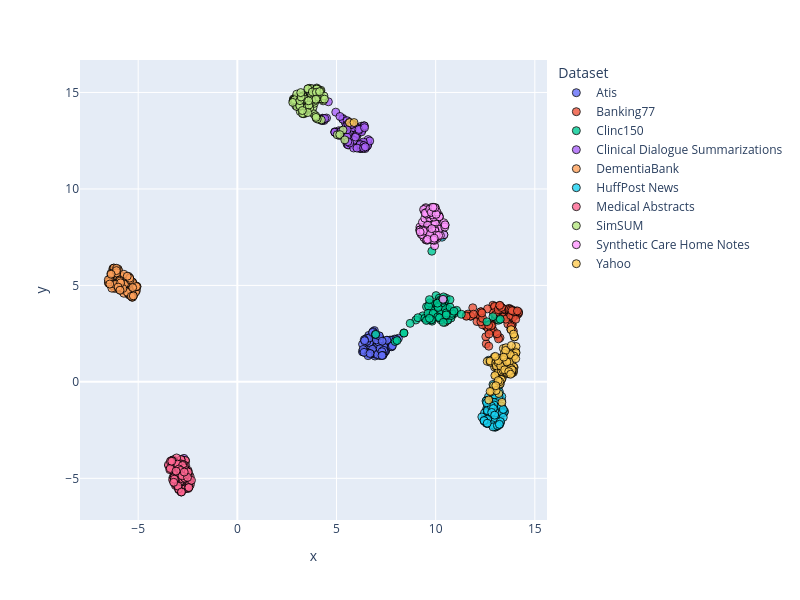

The cell this chart's notebook holds for it:
### Code cell
dimensionality_reduction_plots(file_paths="./outputsTest/*/mean_model_zero_shot_classification.csv", file_name = 'TestZero')

### Figure 1 — Plotly figure (JSON) as saved in the notebook; plotly's stock layout.template omitted (floating-point values rounded to 4 significant figures)
{"data": [{"customdata": [["atis_199"], ["atis_12"], ["atis_115"], ["atis_276"], ["atis_188"], ["atis_137"], ["atis_177"], ["atis_106"], ["atis_100"], ["atis_267"], ["atis_112"], ["atis_126"], ["atis_120"], ["atis_239"], ["atis_101"], ["atis_153"], ["atis_13"], ["atis_101"], ["atis_136"], ["atis_212"], ["atis_230"], ["atis_112"], ["atis_122"], ["atis_156"], ["atis_232"], ["atis_3"], ["atis_171"], ["atis_187"], ["atis_151"], ["atis_10"], ["atis_154"], ["atis_425"], ["atis_185"], ["atis_25"], ["atis_148"], ["atis_134"], ["atis_188"], ["atis_193"], ["atis_129"], ["atis_109"], ["atis_180"], ["atis_275"], ["atis_124"], ["atis_10"], ["atis_210"], ["atis_118"], ["atis_206"], ["atis_138"], ["atis_15"], ["atis_227"], ["atis_13"], ["atis_218"], ["atis_20"], ["atis_150"], ["atis_110"], ["atis_164"], ["atis_116"], ["atis_152"], ["atis_132"], ["atis_144"], ["atis_128"], ["atis_117"], ["atis_217"], ["atis_17"], ["atis_168"], ["atis_15"], ["atis_10"], ["atis_100"], ["atis_130"], ["atis_111"], ["atis_150"], ["atis_544"], ["atis_145"], ["atis_108"], ["atis_270"], ["atis_209"], ["atis_118"], ["atis_117"], ["atis_304"], ["atis_128"], ["atis_101"], ["atis_210"], ["atis_204"], ["atis_157"], ["atis_11"], ["atis_268"], ["atis_116"], ["atis_148"], ["atis_112"], ["atis_198"], ["atis_125"], ["atis_0"], ["atis_128"], ["atis_129"], ["atis_199"], ["atis_105"], ["atis_257"], ["atis_108"], ["atis_153"], ["atis_11"]], "hovertemplate": "Dataset=Atis<br>x=%{x}<br>y=%{y}<br>doc_id=%{customdata[0]}<extra></extra>", "legendgroup": "Atis", "marker": {"color": "#636efa", "line": {"color": "black", "width": 1}, "opacity": 0.8, "size": 8, "symbol": "circle"}, "mode": "markers", "name": "Atis", "orientation": "v", "showlegend": true, "type": "scatter", "x": [6.64, 7.607, 8.122, 6.672, 6.868, 6.9, 6.982, 7.313, 7.017, 7.787, 7.117, 7.091, 6.528, 8.009, 6.624, 7.059, 6.366, 6.612, 7.169, 6.758, 7.47, 7.149, 6.449, 7.597, 7.595, 7.806, 6.923, 7.475, 6.626, 6.66, 7.464, 6.448, 6.958, 6.988, 7.701, 6.58, 6.746, 7.362, 6.974, 7.004, 6.939, 7.376, 7.13, 6.666, 7.746, 6.314, 6.713, 6.344, 6.66, 6.911, 7.77, 6.626, 6.534, 7.332, 7.549, 7.094, 6.7, 6.786, 7.083, 6.83, 6.844, 6.98, 7.341, 7.122, 7.774, 6.518, 6.644, 6.703, 6.816, 7.928, 7.796, 7.396, 6.308, 8.009, 7.193, 6.812, 6.339, 7.206, 7.424, 6.705, 7.07, 6.606, 6.968, 6.402, 6.419, 7.007, 7.202, 7.539, 7.159, 7.376, 6.593, 6.389, 7.782, 7.303, 7.29, 7.337, 6.961, 7.293, 7.82, 6.69], "xaxis": "x", "y": [2.309, 1.918, 2.261, 1.47, 2.572, 1.546, 1.892, 1.431, 1.492, 1.993, 2.191, 2.076, 2.199, 2.16, 2.013, 2.215, 1.553, 1.551, 2.262, 1.491, 1.589, 2.363, 2.202, 1.804, 1.885, 2.116, 1.439, 1.608, 2.408, 2.013, 1.938, 2.044, 1.605, 1.418, 2.166, 1.786, 1.795, 1.445, 2.334, 1.631, 1.339, 1.458, 2.177, 2.07, 2.107, 1.955, 1.553, 1.563, 2.039, 2.66, 1.83, 1.434, 2.107, 2.102, 2.155, 1.728, 1.501, 1.567, 1.946, 2.539, 2.608, 1.432, 1.908, 2.07, 2.047, 2.253, 2.274, 1.438, 2.562, 2.219, 2.158, 1.812, 1.563, 2.205, 1.356, 1.687, 1.676, 2.225, 1.568, 1.45, 1.42, 1.464, 2.403, 2.189, 2.134, 2.178, 1.723, 2.159, 2.387, 1.639, 1.359, 1.529, 1.821, 2.109, 1.563, 1.371, 2.456, 1.367, 1.872, 1.473], "yaxis": "y"}, {"customdata": [["atis_303"], ["atis_171"], ["atis_196"], ["atis_294"], ["atis_199"], ["atis_146"], ["atis_243"], ["atis_116"], ["atis_119"], ["atis_297"], ["atis_275"], ["atis_159"], ["atis_299"], ["atis_245"], ["atis_146"], ["atis_194"], ["atis_143"], ["atis_170"], ["atis_15"], ["atis_283"], ["atis_234"], ["atis_220"], ["atis_222"], ["atis_211"], ["atis_410"], ["atis_343"], ["atis_196"], ["atis_252"], ["atis_166"], ["atis_271"], ["atis_223"], ["atis_475"], ["atis_216"], ["atis_289"], ["atis_15"], ["atis_15"], ["atis_239"], ["atis_372"], ["atis_185"], ["atis_22"], ["atis_236"], ["atis_276"], ["atis_130"], ["atis_133"], ["atis_249"], ["atis_155"], ["atis_249"], ["atis_176"], ["atis_249"], ["atis_257"], ["atis_168"], ["atis_290"], ["atis_27"], ["atis_200"], ["atis_215"], ["atis_18"], ["atis_146"], ["atis_158"], ["atis_151"], ["atis_189"], ["atis_225"], ["atis_233"], ["atis_255"], ["atis_239"], ["atis_221"], ["atis_161"], ["atis_126"], ["atis_148"], ["atis_154"], ["atis_118"], ["atis_297"], ["atis_586"], ["atis_195"], ["atis_128"], ["atis_303"], ["atis_305"], ["atis_283"], ["atis_169"], ["atis_314"], ["atis_196"], ["atis_246"], ["atis_259"], ["atis_271"], ["atis_182"], ["atis_380"], ["atis_330"], ["atis_173"], ["atis_383"], ["atis_359"], ["atis_334"], ["atis_136"], ["atis_134"], ["atis_158"], ["atis_144"], ["atis_216"], ["atis_208"], ["atis_271"], ["atis_166"], ["atis_211"], ["atis_24"]], "hovertemplate": "Dataset=Banking77<br>x=%{x}<br>y=%{y}<br>doc_id=%{customdata[0]}<extra></extra>", "legendgroup": "Banking77", "marker": {"color": "#EF553B", "line": {"color": "black", "width": 1}, "opacity": 0.8, "size": 8, "symbol": "circle"}, "mode": "markers", "name": "Banking77", "orientation": "v", "showlegend": true, "type": "scatter", "x": [13.97, 13.14, 13.25, 12.96, 12.76, 13.18, 12.67, 13.01, 13.91, 14.13, 13.92, 12.29, 13.67, 13.94, 12.91, 13.3, 13.34, 13.06, 13.12, 12.54, 14.18, 14.01, 13.86, 13.84, 12.21, 14.06, 11.57, 13.7, 11.87, 13.1, 12.25, 13.98, 13.01, 12.88, 13.11, 12.54, 13.79, 13.64, 12.08, 12.55, 13.47, 13.33, 13.84, 13.7, 14.18, 13.01, 12.62, 12.19, 13.17, 13.76, 12.53, 11.77, 13.24, 13.72, 12.24, 13.37, 12.99, 12.78, 12.63, 12.97, 11.54, 13.89, 12.36, 12.27, 12.92, 10.47, 13.68, 13.54, 12.28, 12.68, 12.36, 12.8, 13.24, 13.11, 13.03, 13.17, 14.05, 13.72, 13.78, 13.23, 11.63, 13.16, 13.24, 12.84, 13.1, 11.76, 11.55, 12.69, 13.8, 12.33, 13.96, 13.79, 13.86, 14.12, 12.81, 13.31, 14.04, 11.91, 12.67, 13.23], "xaxis": "x", "y": [3.436, 3.912, 3.875, 3.896, 2.854, 3.262, 2.962, 3.364, 3.447, 3.49, 2.64, 3.629, 3.652, 3.393, 2.656, 3.504, 3.835, 3.407, 3.845, 2.903, 3.561, 3.539, 2.975, 2.933, 3.459, 3.674, 3.451, 3.812, 3.839, 3.208, 3.324, 3.559, 3.368, 3.971, 2.418, 2.881, 2.726, 2.998, 3.127, 1.972, 3.773, 3.352, 3.742, 3.414, 3.619, 3.499, 3.785, 3.484, 3.88, 3.618, 2.342, 3.402, 3.306, 3.677, 3.445, 3.357, 3.875, 3.015, 2.78, 3.913, 3.44, 3.344, 2.959, 3.636, 3.58, 3.088, 3.723, 3.249, 3.115, 1.849, 3.296, 2.66, 2.285, 3.416, 3.488, 2.229, 3.619, 3.767, 3.442, 3.282, 3.514, 3.744, 3.954, 2.928, 2.496, 3.412, 3.401, 2.48, 2.864, 3.573, 3.624, 3.728, 3.688, 3.677, 2.915, 3.859, 3.244, 3.508, 2.934, 3.966], "yaxis": "y"}, {"customdata": [["atis_356"], ["atis_200"], ["atis_317"], ["atis_361"], ["atis_220"], ["atis_246"], ["atis_305"], ["atis_122"], ["atis_220"], ["atis_520"], ["atis_297"], ["atis_181"], ["atis_309"], ["atis_378"], ["atis_247"], ["atis_234"], ["atis_189"], ["atis_226"], ["atis_156"], ["atis_34"], ["atis_253"], ["atis_299"], ["atis_290"], ["atis_252"], ["atis_418"], ["atis_360"], ["atis_256"], ["atis_320"], ["atis_315"], ["atis_28"], ["atis_249"], ["atis_559"], ["atis_251"], ["atis_297"], ["atis_305"], ["atis_20"], ["atis_426"], ["atis_376"], ["atis_233"], ["atis_220"], ["atis_256"], ["atis_279"], ["atis_164"], ["atis_298"], ["atis_270"], ["atis_185"], ["atis_251"], ["atis_280"], ["atis_368"], ["atis_265"], ["atis_201"], ["atis_436"], ["atis_337"], ["atis_273"], ["atis_394"], ["atis_220"], ["atis_32"], ["atis_18"], ["atis_242"], ["atis_229"], ["atis_292"], ["atis_261"], ["atis_317"], ["atis_274"], ["atis_277"], ["atis_207"], ["atis_141"], ["atis_268"], ["atis_165"], ["atis_191"], ["atis_318"], ["atis_642"], ["atis_369"], ["atis_155"], ["atis_347"], ["atis_344"], ["atis_487"], ["atis_174"], ["atis_321"], ["atis_230"], ["atis_274"], ["atis_372"], ["atis_282"], ["atis_2"], ["atis_405"], ["atis_349"], ["atis_209"], ["atis_395"], ["atis_389"], ["atis_389"], ["atis_258"], ["atis_200"], ["atis_197"], ["atis_239"], ["atis_230"], ["atis_240"], ["atis_325"], ["atis_223"], ["atis_286"], ["atis_259"]], "hovertemplate": "Dataset=Clinc150<br>x=%{x}<br>y=%{y}<br>doc_id=%{customdata[0]}<extra></extra>", "legendgroup": "Clinc150", "marker": {"color": "#00cc96", "line": {"color": "black", "width": 1}, "opacity": 0.8, "size": 8, "symbol": "circle"}, "mode": "markers", "name": "Clinc150", "orientation": "v", "showlegend": true, "type": "scatter", "x": [10.01, 9.438, 10.61, 10.57, 9.726, 10.0, 10.94, 10.33, 6.976, 10.48, 10.8, 10.11, 9.849, 9.002, 10.02, 9.829, 9.807, 10.19, 10.22, 10.54, 9.959, 9.752, 10.28, 9.679, 10.46, 9.537, 10.42, 9.353, 9.105, 10.56, 9.764, 10.77, 10.22, 10.18, 10.22, 10.7, 10.26, 8.395, 9.797, 10.26, 9.61, 10.04, 10.04, 10.08, 10.46, 10.53, 10.64, 10.34, 10.18, 9.818, 11.06, 10.39, 9.453, 13.17, 10.24, 9.708, 9.604, 9.642, 10.19, 10.32, 13.26, 9.791, 9.685, 9.899, 10.72, 9.618, 12.89, 10.6, 7.957, 10.84, 8.714, 9.879, 10.61, 10.43, 10.1, 10.58, 10.63, 10.34, 10.19, 10.78, 10.13, 9.785, 8.054, 10.39, 9.53, 10.46, 10.3, 10.39, 8.402, 10.82, 10.54, 10.38, 11.29, 10.13, 9.686, 12.58, 10.73, 10.09, 10.92, 10.53], "xaxis": "x", "y": [3.782, 3.309, 3.193, 3.74, 3.659, 3.557, 3.542, 3.455, 2.463, 3.306, 3.665, 3.867, 4.012, 3.207, 4.471, 3.456, 6.774, 4.172, 4.238, 3.385, 3.82, 3.875, 4.238, 3.241, 4.178, 3.894, 4.274, 3.422, 3.327, 3.817, 3.414, 3.31, 3.997, 4.338, 4.181, 3.653, 3.391, 2.537, 3.692, 3.214, 3.22, 3.426, 4.039, 3.349, 3.431, 4.336, 3.734, 3.624, 3.637, 3.147, 3.708, 4.173, 3.289, 3.194, 4.23, 4.095, 3.258, 3.926, 3.962, 4.082, 3.244, 3.212, 4.262, 3.494, 4.257, 3.553, 3.381, 3.208, 2.092, 3.505, 3.034, 3.556, 3.759, 4.161, 3.363, 3.434, 3.659, 4.25, 3.323, 3.44, 3.92, 3.224, 2.143, 3.083, 3.184, 3.835, 4.093, 4.404, 2.527, 3.553, 3.578, 4.237, 3.505, 3.858, 3.292, 3.114, 3.871, 4.08, 3.663, 3.47], "yaxis": "y"}, {"customdata": [["atis_36"], ["atis_223"], ["atis_421"], ["atis_394"], ["atis_24"], ["atis_385"], ["atis_316"], ["atis_187"], ["atis_313"], ["atis_547"], ["atis_337"], ["atis_227"], ["atis_324"], ["atis_463"], ["atis_361"], ["atis_294"], ["atis_206"], ["atis_28"], ["atis_239"], ["atis_39"], ["atis_261"], ["atis_313"], ["atis_457"], ["atis_360"], ["atis_453"], ["atis_398"], ["atis_430"], ["atis_324"], ["atis_357"], ["atis_335"], ["atis_269"], ["atis_562"], ["atis_26"], ["atis_409"], ["atis_32"], ["atis_241"], ["atis_488"], ["atis_407"], ["atis_447"], ["atis_235"], ["atis_292"], ["atis_303"], ["atis_252"], ["atis_347"], ["atis_386"], ["atis_325"], ["atis_311"], ["atis_437"], ["atis_417"], ["atis_356"], ["atis_210"], ["atis_455"], ["atis_404"], ["atis_336"], ["atis_396"], ["atis_239"], ["atis_42"], ["atis_379"], ["atis_38"], ["atis_317"], ["atis_338"], ["atis_304"], ["atis_454"], ["atis_300"], ["atis_304"], ["atis_254"], ["atis_237"], ["atis_345"], ["atis_188"], ["atis_246"], ["atis_389"], ["atis_645"], ["atis_407"], ["atis_21"], ["atis_355"], ["atis_367"], ["atis_488"], ["atis_318"], ["atis_334"], ["atis_276"], ["atis_427"], ["atis_412"], ["atis_302"], ["atis_27"], ["atis_441"], ["atis_397"], ["atis_276"], ["atis_468"], ["atis_430"], ["atis_398"], ["atis_310"], ["atis_213"], ["atis_224"], ["atis_381"], ["atis_237"], ["atis_288"], ["atis_338"], ["atis_326"], ["atis_300"], ["atis_337"]], "hovertemplate": "Dataset=Clinical Dialogue Summarizations<br>x=%{x}<br>y=%{y}<br>doc_id=%{customdata[0]}<extra></extra>", "legendgroup": "Clinical Dialogue Summarizations", "marker": {"color": "#ab63fa", "line": {"color": "black", "width": 1}, "opacity": 0.8, "size": 8, "symbol": "circle"}, "mode": "markers", "name": "Clinical Dialogue Summarizations", "orientation": "v", "showlegend": true, "type": "scatter", "x": [5.02, 4.371, 5.118, 4.914, 5.471, 5.418, 6.454, 5.562, 6.25, 5.567, 6.592, 6.306, 5.564, 5.984, 5.639, 5.439, 6.035, 5.026, 5.381, 5.721, 4.986, 6.556, 5.318, 6.409, 4.589, 6.256, 6.264, 6.557, 4.249, 6.352, 5.532, 6.05, -2.693, 4.286, 5.378, 5.956, 5.878, 5.866, 6.312, 6.498, 5.075, 6.152, 6.275, 5.636, 5.15, 5.97, 6.265, 5.318, 4.923, 6.349, 5.512, 4.497, 5.623, 6.561, 4.323, 5.585, 6.387, 5.486, 4.3, 6.594, 4.338, 6.208, 6.235, 5.667, 6.19, 5.905, 6.677, 4.963, 5.56, 6.352, 5.959, 6.264, 5.536, 5.072, 6.311, 6.188, 5.575, 5.174, 4.912, 6.115, 4.409, 5.83, 5.862, 5.53, 5.657, 6.405, 5.668, 6.442, 6.13, 6.375, 6.034, 5.726, 5.21, 5.228, 6.363, 5.783, 5.569, 5.533, 6.414, 6.454], "xaxis": "x", "y": [12.91, 13.55, 13.02, 12.96, 12.57, 13.05, 12.23, 12.43, 13.01, 13.5, 12.36, 13.09, 12.34, 12.81, 12.32, 13.45, 12.76, 12.93, 13.06, 13.38, 12.89, 12.25, 13.65, 12.13, 14.52, 12.18, 13.25, 12.35, 13.55, 12.38, 12.32, 12.87, -3.964, 13.67, 12.76, 12.22, 13.34, 12.52, 12.12, 12.17, 12.89, 12.2, 13.16, 12.92, 12.77, 13.14, 12.96, 13.61, 12.93, 12.3, 12.9, 13.68, 12.29, 12.24, 13.63, 12.28, 13.27, 13.23, 13.57, 12.56, 13.65, 12.34, 12.1, 13.32, 12.09, 13.28, 12.49, 13.98, 12.81, 12.43, 12.69, 12.27, 13.54, 12.9, 12.12, 12.3, 13.37, 13.76, 12.94, 13.03, 13.65, 13.18, 12.12, 12.68, 13.45, 13.27, 12.38, 12.09, 13.09, 12.25, 12.12, 13.33, 12.97, 12.98, 12.12, 13.35, 12.45, 13.07, 13.18, 12.18], "yaxis": "y"}, {"customdata": [["atis_405"], ["atis_232"], ["atis_424"], ["atis_402"], ["atis_364"], ["atis_416"], ["atis_365"], ["atis_288"], ["atis_316"], ["atis_553"], ["atis_403"], ["atis_380"], ["atis_329"], ["atis_488"], ["atis_364"], ["atis_386"], ["atis_284"], ["atis_280"], ["atis_392"], ["atis_428"], ["atis_447"], ["atis_441"], ["atis_474"], ["atis_510"], ["atis_467"], ["atis_512"], ["atis_44"], ["atis_338"], ["atis_537"], ["atis_405"], ["atis_325"], ["atis_57"], ["atis_298"], ["atis_455"], ["atis_424"], ["atis_473"], ["atis_514"], ["atis_448"], ["atis_46"], ["atis_280"], ["atis_420"], ["atis_316"], ["atis_352"], ["atis_479"], ["atis_397"], ["atis_391"], ["atis_456"], ["atis_525"], ["atis_554"], ["atis_383"], ["atis_32"], ["atis_513"], ["atis_407"], ["atis_348"], ["atis_428"], ["atis_244"], ["atis_490"], ["atis_41"], ["atis_525"], ["atis_523"], ["atis_351"], ["atis_334"], ["atis_464"], ["atis_421"], ["atis_320"], ["atis_278"], ["atis_386"], ["atis_351"], ["atis_228"], ["atis_289"], ["atis_563"], ["atis_646"], ["atis_451"], ["atis_381"], ["atis_368"], ["atis_400"], ["atis_526"], ["atis_360"], ["atis_401"], ["atis_478"], ["atis_469"], ["atis_422"], ["atis_353"], ["atis_279"], ["atis_467"], ["atis_503"], ["atis_285"], ["atis_469"], ["atis_465"], ["atis_494"], ["atis_516"], ["atis_264"], ["atis_243"], ["atis_392"], ["atis_250"], ["atis_325"], ["atis_454"], ["atis_403"], ["atis_34"], ["atis_388"]], "hovertemplate": "Dataset=DementiaBank<br>x=%{x}<br>y=%{y}<br>doc_id=%{customdata[0]}<extra></extra>", "legendgroup": "DementiaBank", "marker": {"color": "#FFA15A", "line": {"color": "black", "width": 1}, "opacity": 0.8, "size": 8, "symbol": "circle"}, "mode": "markers", "name": "DementiaBank", "orientation": "v", "showlegend": true, "type": "scatter", "x": [-6.268, -6.2, -5.265, -5.257, -6.012, -6.412, -5.494, -5.733, -6.384, -6.03, -6.273, -6.18, -5.487, -5.47, -5.763, -5.246, -5.575, -5.368, -5.61, -5.442, -6.121, -6.268, -5.098, -5.758, -5.759, -6.249, -5.308, -6.096, -6.274, -6.494, -5.089, -6.229, -5.433, -6.087, -6.197, -5.603, -5.963, -5.427, -5.319, -5.232, -5.88, -5.671, -6.178, -6.263, -6.142, -5.958, -5.613, -5.855, -6.265, -5.998, -5.128, -5.134, -5.307, -5.721, -5.267, -6.441, -5.31, -5.264, -6.069, -5.394, -5.53, -6.141, -5.513, -5.724, -5.543, -5.069, -6.425, -5.821, -6.327, -5.059, -5.865, -6.147, -5.293, -5.695, -5.923, -5.404, -6.226, -5.09, -6.009, -5.426, -5.936, -6.373, -5.924, -6.089, -6.085, -6.502, -5.771, -5.551, -6.153, -5.883, -6.097, -6.012, -5.288, -6.504, -5.346, -5.278, -6.364, -5.918, -5.245, -6.432], "xaxis": "x", "y": [5.812, 5.716, 4.47, 4.526, 5.843, 5.156, 4.638, 4.84, 5.429, 4.868, 5.147, 4.84, 5.467, 4.533, 5.441, 4.56, 5.342, 4.846, 5.089, 4.502, 5.844, 4.973, 4.961, 5.148, 5.285, 5.704, 4.391, 4.993, 5.872, 5.118, 4.735, 5.895, 5.387, 5.745, 5.825, 4.76, 4.811, 5.184, 4.677, 4.482, 5.508, 4.719, 5.814, 5.534, 5.086, 5.246, 4.712, 4.735, 4.995, 5.789, 4.983, 4.651, 5.173, 5.58, 5.058, 5.298, 4.565, 5.147, 5.479, 5.142, 5.127, 5.801, 4.594, 4.593, 4.646, 4.934, 5.074, 4.889, 4.855, 4.942, 5.019, 5.589, 5.173, 5.062, 4.893, 5.296, 5.897, 4.94, 4.941, 5.376, 5.273, 5.616, 5.215, 5.888, 5.651, 5.166, 4.838, 5.475, 5.052, 5.132, 5.768, 4.913, 4.386, 5.295, 4.433, 4.884, 5.58, 4.75, 4.455, 5.071], "yaxis": "y"}, {"customdata": [["atis_434"], ["atis_29"], ["atis_510"], ["atis_407"], ["atis_392"], ["atis_641"], ["atis_455"], ["atis_305"], ["atis_432"], ["atis_578"], ["atis_413"], ["atis_46"], ["atis_34"], ["atis_52"], ["atis_368"], ["atis_445"], ["atis_345"], ["atis_338"], ["atis_487"], ["atis_438"], ["atis_493"], ["atis_493"], ["atis_486"], ["atis_523"], ["atis_620"], ["atis_518"], ["atis_443"], ["atis_541"], ["atis_612"], ["atis_460"], ["atis_392"], ["atis_587"], ["atis_307"], ["atis_482"], ["atis_466"], ["atis_504"], ["atis_54"], ["atis_478"], ["atis_481"], ["atis_338"], ["atis_443"], ["atis_323"], ["atis_388"], ["atis_533"], ["atis_505"], ["atis_543"], ["atis_50"], ["atis_547"], ["atis_577"], ["atis_405"], ["atis_356"], ["atis_538"], ["atis_408"], ["atis_392"], ["atis_490"], ["atis_374"], ["atis_543"], ["atis_422"], ["atis_577"], ["atis_529"], ["atis_410"], ["atis_424"], ["atis_470"], ["atis_471"], ["atis_382"], ["atis_335"], ["atis_458"], ["atis_410"], ["atis_258"], ["atis_293"], ["atis_567"], ["atis_692"], ["atis_475"], ["atis_384"], ["atis_375"], ["atis_607"], ["atis_538"], ["atis_399"], ["atis_48"], ["atis_546"], ["atis_495"], ["atis_462"], ["atis_507"], ["atis_425"], ["atis_552"], ["atis_524"], ["atis_360"], ["atis_545"], ["atis_472"], ["atis_511"], ["atis_602"], ["atis_294"], ["atis_369"], ["atis_469"], ["atis_327"], ["atis_389"], ["atis_476"], ["atis_443"], ["atis_350"], ["atis_391"]], "hovertemplate": "Dataset=HuffPost News<br>x=%{x}<br>y=%{y}<br>doc_id=%{customdata[0]}<extra></extra>", "legendgroup": "HuffPost News", "marker": {"color": "#19d3f3", "line": {"color": "black", "width": 1}, "opacity": 0.8, "size": 8, "symbol": "circle"}, "mode": "markers", "name": "HuffPost News", "orientation": "v", "showlegend": true, "type": "scatter", "x": [13.19, 12.89, 12.56, 12.89, 12.92, 13.25, 12.57, 13.17, 12.96, 12.83, 13.25, 13.12, 12.62, 12.77, 13.35, 12.65, 13.19, 12.66, 12.74, 13.04, 12.82, 12.85, 13.0, 12.86, 13.59, 12.82, 13.72, 13.0, 13.14, 12.65, 13.34, 12.46, 12.9, 13.13, 10.32, 12.66, 13.23, 13.33, 10.41, 12.68, 12.61, 13.03, 13.33, 10.19, 12.6, 13.1, 12.73, 12.98, 12.62, 13.25, 12.85, 13.22, 13.22, 13.0, 13.02, 13.0, 12.89, 12.6, 12.91, 12.53, 12.52, 13.31, 12.83, 12.89, 12.44, 13.42, 12.78, 13.19, 12.57, 13.47, 13.23, 13.22, 12.33, 12.56, 13.19, 13.46, 12.61, 12.61, 12.95, 12.94, 13.21, 13.54, 13.35, 12.44, 12.81, 12.54, 12.44, 13.41, 13.27, 13.41, 13.26, 12.6, 12.91, 12.57, 13.11, 13.21, 12.82, 12.88, 12.99, 12.97], "xaxis": "x", "y": [-2.13, -1.712, -2.138, -1.129, -1.777, -1.267, -1.411, -2.062, -0.3446, -1.537, -1.92, -2.294, -1.4, -1.178, -1.401, -1.624, -0.628, -1.847, -1.85, -0.396, -1.789, -0.8671, -2.354, -0.9544, 1.088, -1.382, 0.7131, -2.329, 0.3171, -0.9708, -1.313, -1.609, 1.086, -1.159, 7.5, -0.7815, -1.302, -0.9828, 7.621, 1.122, -1.498, -0.9854, -0.76, 7.943, -2.163, -2.243, -1.899, -2.095, -1.591, -2.147, -1.658, -1.302, -2.035, -1.994, -1.597, -2.291, -0.1319, -1.167, -1.317, -1.888, -1.945, -1.253, -2.214, -2.337, -1.963, -1.535, -1.358, -0.7606, -0.9652, -1.523, -0.1147, -2.213, -1.818, -2.12, -0.2126, -1.583, -1.484, -1.94, -0.2874, -1.197, -0.523, 1.092, -1.601, -2.033, -1.257, -0.9903, -2.004, -1.426, -2.085, -1.84, -2.06, -2.144, -1.38, -1.083, -2.263, -2.201, -1.583, -0.6759, -0.6738, -1.726], "yaxis": "y"}, {"customdata": [["atis_436"], ["atis_387"], ["atis_524"], ["atis_469"], ["atis_441"], ["atis_643"], ["atis_493"], ["atis_372"], ["atis_446"], ["atis_636"], ["atis_514"], ["atis_614"], ["atis_364"], ["atis_582"], ["atis_459"], ["atis_454"], ["atis_622"], ["atis_382"], ["atis_488"], ["atis_487"], ["atis_609"], ["atis_524"], ["atis_539"], ["atis_647"], ["atis_655"], ["atis_605"], ["atis_455"], ["atis_58"], ["atis_658"], ["atis_521"], ["atis_422"], ["atis_599"], ["atis_426"], ["atis_531"], ["atis_470"], ["atis_545"], ["atis_597"], ["atis_498"], ["atis_535"], ["atis_396"], ["atis_502"], ["atis_389"], ["atis_475"], ["atis_580"], ["atis_52"], ["atis_593"], ["atis_656"], ["atis_574"], ["atis_630"], ["atis_439"], ["atis_415"], ["atis_660"], ["atis_479"], ["atis_537"], ["atis_512"], ["atis_379"], ["atis_618"], ["atis_482"], ["atis_673"], ["atis_573"], ["atis_426"], ["atis_483"], ["atis_479"], ["atis_530"], ["atis_413"], ["atis_40"], ["atis_586"], ["atis_551"], ["atis_356"], ["atis_378"], ["atis_586"], ["atis_694"], ["atis_483"], ["atis_568"], ["atis_395"], ["atis_621"], ["atis_57"], ["atis_536"], ["atis_558"], ["atis_599"], ["atis_521"], ["atis_478"], ["atis_595"], ["atis_540"], ["atis_6"], ["atis_531"], ["atis_385"], ["atis_581"], ["atis_603"], ["atis_517"], ["atis_614"], ["atis_384"], ["atis_48"], ["atis_495"], ["atis_410"], ["atis_489"], ["atis_522"], ["atis_491"], ["atis_527"], ["atis_439"]], "hovertemplate": "Dataset=Medical Abstracts<br>x=%{x}<br>y=%{y}<br>doc_id=%{customdata[0]}<extra></extra>", "legendgroup": "Medical Abstracts", "marker": {"color": "#FF6692", "line": {"color": "black", "width": 1}, "opacity": 0.8, "size": 8, "symbol": "circle"}, "mode": "markers", "name": "Medical Abstracts", "orientation": "v", "showlegend": true, "type": "scatter", "x": [-3.224, -2.777, -2.389, -3.2, -2.801, -2.605, -3.245, -2.432, -3.122, -3.228, -3.157, -2.481, -3.394, -2.779, -2.623, -2.665, -2.381, -2.761, -2.921, -3.031, -3.137, -3.354, -2.602, -2.996, -3.365, -2.836, -2.558, -2.915, -2.838, -2.715, -2.593, -3.091, -2.779, -2.871, -3.006, -3.25, -2.678, -2.486, -3.058, -3.183, -2.564, -3.447, -2.867, -2.829, -2.792, -3.213, -2.382, -3.263, -3.012, -2.487, -2.757, -3.342, -2.545, -3.479, -2.959, -2.538, -3.192, -2.397, -3.211, -2.815, -2.367, -3.062, -2.449, -2.752, -2.643, -2.477, -2.84, -3.3, -2.961, -2.651, -3.176, -2.533, -3.407, -3.271, -2.968, -3.018, -2.651, -2.442, -3.376, -2.894, -3.383, -3.307, -3.019, -2.466, -2.764, -2.482, -2.856, -2.944, -2.852, -2.312, -2.995, -3.174, -3.211, -2.568, -2.479, -2.786, -2.512, -2.679, -3.092, -2.816], "xaxis": "x", "y": [-4.131, -4.037, -5.245, -4.668, -5.497, -4.105, -4.951, -5.452, -5.368, -4.045, -4.866, -5.527, -4.396, -4.832, -4.07, -5.55, -5.111, -4.375, -5.592, -4.173, -4.606, -4.533, -4.351, -5.155, -4.383, -4.045, -4.752, -5.264, -4.027, -4.811, -5.458, -5.322, -5.545, -4.241, -4.913, -4.046, -4.319, -4.591, -4.317, -4.962, -5.126, -4.345, -4.324, -5.623, -5.56, -5.098, -4.895, -5.074, -4.277, -5.147, -4.278, -4.089, -4.854, -4.307, -5.578, -4.7, -4.959, -5.214, -4.282, -5.693, -5.323, -3.942, -5.367, -5.03, -5.547, -5.488, -5.706, -4.118, -5.549, -4.99, -5.207, -4.811, -4.549, -4.093, -4.294, -4.261, -4.462, -5.476, -4.121, -4.703, -4.488, -4.116, -4.702, -4.795, -4.333, -4.675, -4.811, -4.515, -4.593, -5.103, -5.403, -5.043, -5.207, -4.609, -4.675, -4.874, -4.949, -4.675, -4.624, -5.708], "yaxis": "y"}, {"customdata": [["atis_533"], ["atis_406"], ["atis_539"], ["atis_536"], ["atis_468"], ["atis_662"], ["atis_503"], ["atis_584"], ["atis_495"], ["atis_651"], ["atis_615"], ["atis_629"], ["atis_5"], ["atis_698"], ["atis_66"], ["atis_497"], ["atis_624"], ["atis_482"], ["atis_514"], ["atis_6"], ["atis_610"], ["atis_592"], ["atis_557"], ["atis_692"], ["atis_716"], ["atis_698"], ["atis_575"], ["atis_6"], ["atis_714"], ["atis_593"], ["atis_502"], ["atis_643"], ["atis_501"], ["atis_59"], ["atis_575"], ["atis_637"], ["atis_600"], ["atis_523"], ["atis_628"], ["atis_432"], ["atis_572"], ["atis_470"], ["atis_481"], ["atis_590"], ["atis_579"], ["atis_680"], ["atis_691"], ["atis_616"], ["atis_64"], ["atis_494"], ["atis_503"], ["atis_663"], ["atis_512"], ["atis_561"], ["atis_538"], ["atis_402"], ["atis_688"], ["atis_510"], ["atis_680"], ["atis_603"], ["atis_496"], ["atis_612"], ["atis_55"], ["atis_570"], ["atis_533"], ["atis_518"], ["atis_587"], ["atis_65"], ["atis_436"], ["atis_52"], ["atis_588"], ["atis_701"], ["atis_554"], ["atis_581"], ["atis_527"], ["atis_648"], ["atis_624"], ["atis_575"], ["atis_588"], ["atis_612"], ["atis_685"], ["atis_64"], ["atis_656"], ["atis_564"], ["atis_613"], ["atis_617"], ["atis_622"], ["atis_675"], ["atis_610"], ["atis_617"], ["atis_624"], ["atis_385"], ["atis_634"], ["atis_611"], ["atis_626"], ["atis_527"], ["atis_523"], ["atis_558"], ["atis_645"], ["atis_50"]], "hovertemplate": "Dataset=SimSUM<br>x=%{x}<br>y=%{y}<br>doc_id=%{customdata[0]}<extra></extra>", "legendgroup": "SimSUM", "marker": {"color": "#B6E880", "line": {"color": "black", "width": 1}, "opacity": 0.8, "size": 8, "symbol": "circle"}, "mode": "markers", "name": "SimSUM", "orientation": "v", "showlegend": true, "type": "scatter", "x": [2.898, 2.942, 3.999, 4.083, 3.358, 2.977, 3.818, 3.954, 4.153, 3.065, 5.034, 5.329, 3.508, 3.651, 3.683, 4.132, 2.863, 2.83, 3.335, 3.589, 3.901, 4.177, 4.126, 3.886, 3.499, 3.175, 3.808, 2.83, 4.324, 3.769, 4.214, 2.994, 3.242, 3.298, 3.64, 4.003, 3.253, 3.88, 4.029, 2.813, 3.7, 3.91, 3.85, 2.929, 4.051, 3.301, 2.937, 4.235, 3.974, 3.152, 4.279, 4.271, 4.196, 3.326, 4.08, 3.513, 3.486, 3.713, 3.842, 3.746, 3.555, 3.174, 3.497, 5.164, 4.001, 2.841, 3.749, 3.652, 5.419, 3.016, 3.783, 3.389, 4.367, 3.196, 2.999, 4.031, 3.477, 3.986, 3.962, 3.391, 3.61, 3.348, 2.995, 3.287, 3.143, 2.889, 3.95, 3.325, 3.361, 3.968, 2.793, 3.148, 4.393, 4.147, 3.549, 3.592, 3.152, 3.217, 3.198, 3.279], "xaxis": "x", "y": [14.52, 14.32, 14.88, 15.15, 13.9, 14.51, 14.24, 14.6, 14.69, 14.29, 12.81, 13.05, 14.71, 15.22, 14.68, 14.73, 14.6, 14.66, 14.84, 15.2, 14.92, 15.02, 13.61, 15.05, 14.11, 14.57, 14.72, 14.62, 14.57, 15.2, 15.11, 14.38, 14.71, 13.91, 14.51, 15.23, 14.78, 14.44, 15.17, 14.58, 14.65, 14.89, 14.54, 14.68, 14.91, 14.33, 14.72, 13.58, 13.68, 14.19, 14.64, 14.66, 15.06, 14.82, 14.76, 14.69, 14.12, 14.72, 13.9, 14.89, 15.19, 14.01, 14.33, 12.82, 15.18, 14.56, 14.59, 14.2, 12.54, 14.73, 15.03, 14.58, 14.82, 14.52, 14.27, 13.62, 14.62, 15.01, 14.65, 14.17, 14.35, 13.92, 14.91, 13.91, 14.36, 14.62, 13.79, 14.79, 14.67, 13.71, 14.49, 14.31, 14.65, 15.04, 13.96, 14.57, 14.58, 14.77, 14.99, 14.06], "yaxis": "y"}, {"customdata": [["atis_536"], ["atis_43"], ["atis_570"], ["atis_660"], ["atis_662"], ["atis_712"], ["atis_504"], ["atis_672"], ["atis_510"], ["atis_83"], ["atis_73"], ["atis_64"], ["atis_536"], ["atis_78"], ["atis_693"], ["atis_5"], ["atis_675"], ["atis_705"], ["atis_663"], ["atis_685"], ["atis_650"], ["atis_604"], ["atis_558"], ["atis_7"], ["atis_9"], ["atis_78"], ["atis_673"], ["atis_668"], ["atis_717"], ["atis_602"], ["atis_592"], ["atis_677"], ["atis_562"], ["atis_66"], ["atis_636"], ["atis_655"], ["atis_619"], ["atis_638"], ["atis_638"], ["atis_433"], ["atis_591"], ["atis_699"], ["atis_519"], ["atis_602"], ["atis_647"], ["atis_708"], ["atis_90"], ["atis_655"], ["atis_69"], ["atis_623"], ["atis_657"], ["atis_688"], ["atis_519"], ["atis_619"], ["atis_565"], ["atis_461"], ["atis_711"], ["atis_553"], ["atis_685"], ["atis_61"], ["atis_555"], ["atis_638"], ["atis_560"], ["atis_618"], ["atis_697"], ["atis_537"], ["atis_606"], ["atis_696"], ["atis_685"], ["atis_529"], ["atis_66"], ["atis_71"], ["atis_594"], ["atis_601"], ["atis_569"], ["atis_660"], ["atis_77"], ["atis_58"], ["atis_713"], ["atis_666"], ["atis_687"], ["atis_695"], ["atis_67"], ["atis_642"], ["atis_648"], ["atis_646"], ["atis_706"], ["atis_70"], ["atis_640"], ["atis_712"], ["atis_706"], ["atis_604"], ["atis_649"], ["atis_629"], ["atis_662"], ["atis_622"], ["atis_556"], ["atis_616"], ["atis_663"], ["atis_530"]], "hovertemplate": "Dataset=Synthetic Care Home Notes <br>x=%{x}<br>y=%{y}<br>doc_id=%{customdata[0]}<extra></extra>", "legendgroup": "Synthetic Care Home Notes ", "marker": {"color": "#FF97FF", "line": {"color": "black", "width": 1}, "opacity": 0.8, "size": 8, "symbol": "circle"}, "mode": "markers", "name": "Synthetic Care Home Notes ", "orientation": "v", "showlegend": true, "type": "scatter", "x": [9.407, 10.02, 9.502, 9.95, 9.538, 9.96, 10.32, 9.807, 9.624, 10.37, 10.42, 9.985, 10.06, 9.204, 9.936, 9.942, 9.81, 10.24, 9.351, 10.07, 9.848, 9.399, 10.16, 10.14, 9.644, 9.715, 9.846, 9.628, 10.19, 9.797, 9.927, 9.332, 9.596, 10.02, 9.593, 10.47, 10.0, 9.98, 9.736, 9.947, 9.331, 10.02, 9.451, 10.24, 10.41, 9.785, 9.911, 9.424, 9.667, 9.196, 9.912, 9.761, 9.913, 9.5, 9.398, 10.16, 9.956, 9.966, 9.907, 9.699, 9.68, 9.906, 10.0, 9.739, 9.853, 9.403, 9.261, 9.327, 10.02, 9.479, 9.209, 9.392, 9.824, 9.592, 10.15, 9.495, 10.46, 10.18, 9.545, 9.356, 9.521, 9.936, 9.776, 9.7, 9.534, 9.469, 9.926, 9.698, 10.06, 9.777, 10.02, 9.381, 9.886, 9.961, 9.594, 9.216, 9.928, 9.868, 9.805, 10.48], "xaxis": "x", "y": [7.965, 7.56, 7.359, 7.452, 7.381, 8.963, 8.116, 9.043, 8.068, 4.282, 7.625, 9.028, 7.43, 8.025, 7.441, 8.213, 7.631, 8.057, 7.873, 8.694, 8.866, 8.03, 8.639, 8.587, 8.69, 7.93, 8.18, 7.98, 8.548, 7.696, 8.757, 8.27, 7.346, 7.543, 8.128, 8.124, 8.613, 8.205, 7.855, 7.054, 7.771, 7.501, 8.481, 7.582, 8.247, 7.361, 7.85, 8.876, 7.846, 7.874, 7.865, 8.523, 7.882, 9.029, 7.728, 7.912, 7.898, 7.823, 7.385, 8.502, 7.754, 8.538, 8.851, 8.777, 8.892, 7.487, 7.67, 7.623, 7.605, 8.978, 7.871, 8.933, 8.655, 8.698, 7.591, 7.834, 8.025, 8.557, 7.356, 7.866, 8.779, 7.334, 8.886, 7.645, 8.697, 8.745, 9.009, 8.945, 8.808, 8.783, 8.685, 7.807, 7.362, 9.028, 7.382, 7.771, 7.448, 9.049, 7.942, 8.139], "yaxis": "y"}, {"customdata": [["atis_697"], ["atis_605"], ["atis_662"], ["atis_72"], ["atis_77"], ["atis_715"], ["atis_543"], ["atis_74"], ["atis_569"], ["atis_93"], ["atis_89"], ["atis_651"], ["atis_580"], ["atis_93"], ["atis_698"], ["atis_567"], ["atis_695"], ["atis_74"], ["atis_701"], ["atis_7"], ["atis_699"], ["atis_697"], ["atis_660"], ["atis_721"], ["atis_97"], ["atis_94"], ["atis_79"], ["atis_688"], ["atis_81"], ["atis_715"], ["atis_90"], ["atis_716"], ["atis_62"], ["atis_84"], ["atis_681"], ["atis_686"], ["atis_676"], ["atis_66"], ["atis_72"], ["atis_599"], ["atis_635"], ["atis_80"], ["atis_525"], ["atis_98"], ["atis_713"], ["atis_78"], ["atis_99"], ["atis_9"], ["atis_719"], ["atis_82"], ["atis_663"], ["atis_94"], ["atis_603"], ["atis_91"], ["atis_651"], ["atis_620"], ["atis_714"], ["atis_655"], ["atis_703"], ["atis_7"], ["atis_642"], ["atis_89"], ["atis_630"], ["atis_82"], ["atis_7"], ["atis_648"], ["atis_703"], ["atis_700"], ["atis_710"], ["atis_63"], ["atis_666"], ["atis_715"], ["atis_695"], ["atis_704"], ["atis_594"], ["atis_97"], ["atis_85"], ["atis_85"], ["atis_87"], ["atis_73"], ["atis_7"], ["atis_9"], ["atis_97"], ["atis_679"], ["atis_77"], ["atis_719"], ["atis_719"], ["atis_84"], ["atis_684"], ["atis_719"], ["atis_99"], ["atis_700"], ["atis_654"], ["atis_68"], ["atis_94"], ["atis_96"], ["atis_620"], ["atis_681"], ["atis_714"], ["atis_637"]], "hovertemplate": "Dataset=Yahoo<br>x=%{x}<br>y=%{y}<br>doc_id=%{customdata[0]}<extra></extra>", "legendgroup": "Yahoo", "marker": {"color": "#FECB52", "line": {"color": "black", "width": 1}, "opacity": 0.8, "size": 8, "symbol": "circle"}, "mode": "markers", "name": "Yahoo", "orientation": "v", "showlegend": true, "type": "scatter", "x": [13.21, 14.02, 14.01, 12.75, 13.92, 13.7, 12.97, 13.84, 13.13, 13.96, 13.75, 13.96, 13.2, 13.04, 13.39, 13.36, 13.26, 13.42, 13.31, 13.41, 13.15, 13.58, 12.6, 13.87, 13.38, 13.21, 13.34, 13.97, 13.17, 13.97, 12.82, 13.69, 12.92, 13.03, 13.16, 13.59, 13.32, 13.51, 14.03, 12.76, 13.23, 14.05, 13.02, 13.41, 13.29, 5.652, 13.98, 13.18, 13.69, 13.18, 13.8, 14.06, 13.18, 13.49, 12.96, 13.54, 13.83, 13.32, 13.67, 12.99, 13.46, 13.55, 13.05, 13.94, 13.57, 12.74, 12.67, 13.93, 13.04, 13.51, 13.27, 13.03, 13.93, 13.92, 13.06, 13.84, 13.15, 13.86, 5.884, 13.4, 13.4, 13.28, 13.17, 13.72, 13.76, 13.59, 13.8, 13.84, 13.53, 13.48, 13.86, 13.15, 13.01, 12.74, 14.04, 13.43, 13.68, 13.03, 13.81, 13.78], "xaxis": "x", "y": [1.116, 1.578, 1.432, 1.053, 0.4924, 1.316, 0.766, 1.393, 0.4483, 0.7491, 0.7917, 1.379, -0.07143, 0.3463, 0.7167, 0.1923, -0.09769, 1.06, 0.1315, 1.73, 1.094, 0.4377, 1.064, 0.608, 0.7531, 0.5319, -1.056, 1.573, 0.6356, 2.33, -0.5048, 1.242, -0.1962, 0.8189, 0.5164, 0.5792, 0.1158, 1.245, 1.501, 1.014, 0.01086, 1.832, 1.206, 0.9328, 1.234, 13.44, 2.336, -0.6044, 0.4192, 1.011, 2.706, 1.514, 1.077, 0.7356, 1.286, 1.769, 1.01, 0.5508, 1.366, 0.3294, 1.47, 1.154, -0.4497, 1.34, 0.4977, 1.088, -0.9368, 0.7777, 1.049, 1.262, 1.019, 0.9616, 2.475, 0.5724, 0.8337, 0.4647, 0.9959, 0.5483, 13.44, 0.6056, 1.148, 0.8229, 1.099, 1.038, 1.421, 1.035, 0.6976, 0.4563, 1.628, 0.6268, 0.6164, 0.06795, 1.321, -0.4956, 1.206, 1.283, 0.5313, -0.1988, 1.886, 0.3938], "yaxis": "y"}], "layout": {"height": 600, "legend": {"title": {"text": "Dataset"}, "tracegroupgap": 0}, "margin": {"t": 60}, "width": 800, "xaxis": {"anchor": "y", "domain": [0, 1], "title": {"text": "x"}}, "yaxis": {"anchor": "x", "domain": [0, 1], "title": {"text": "y"}}}}
